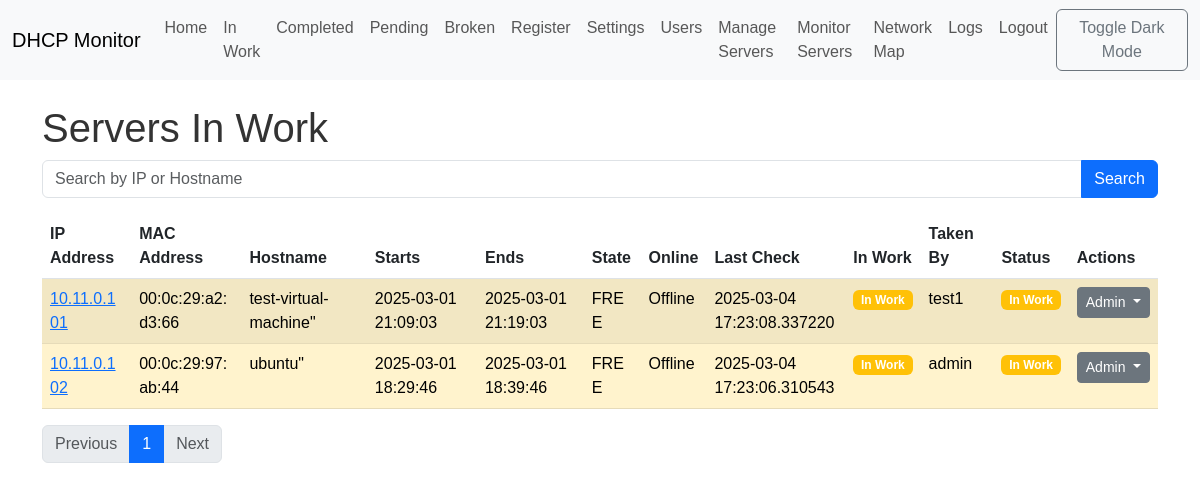
The app's page /in_work (signed in), older data.
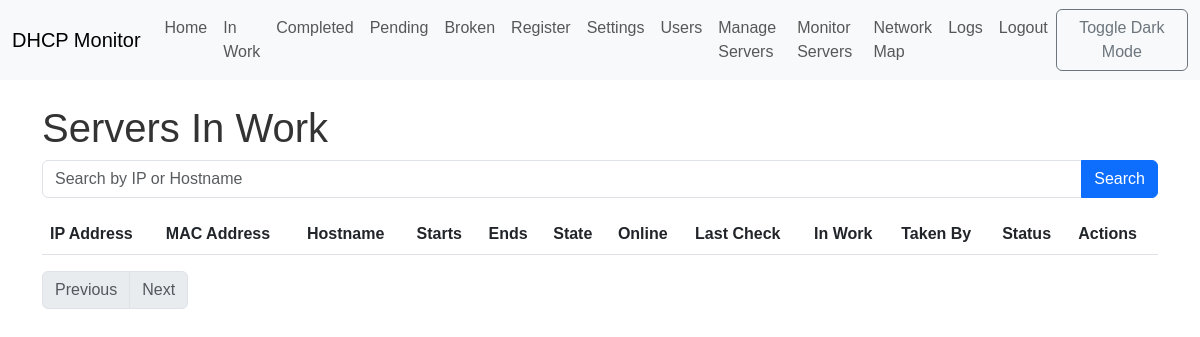
The same page, newer data.
### app/models.py (models this page shows, shortened)
class Lease(db.Model):
    __tablename__ = 'leases'
    id = db.Column(db.Integer, primary_key=True)
    ip = db.Column(db.String(15), unique=True, index=True, nullable=False)
    mac = db.Column(db.String(17), index=True, nullable=False)
    hostname = db.Column(db.String(255), index=True)
    starts = db.Column(db.DateTime)
    ends = db.Column(db.DateTime)
    binding_state = db.Column(db.String(64), index=True, nullable=False)
    uid = db.Column(db.String(255))
    is_online = db.Column(db.Boolean, default=False)
    last_check = db.Column(db.DateTime)
    in_work = db.Column(db.Boolean, default=False)
    taken_by_id = db.Column(db.Integer, db.ForeignKey('users.id'), index=True)
    status = db.Column(
        db.Enum(LeaseStatus),
        nullable=False,
        server_default=LeaseStatus.ACTIVE
    )
    server_id = db.Column(db.Integer, db.ForeignKey('servers.id'))
    status_history = db.relationship(
        'LeaseStatusHistory',
        backref='lease_obj',
        lazy='dynamic',
        order_by='desc(LeaseStatusHistory.timestamp)',
        overlaps="status_history,lease_obj"  # <-- ДОБАВИТЬ overlaps
    )
    def get_web_interface_url(self):
        return f"http://{self.ip}:8080/admin"

class User(UserMixin, db.Model):
    __tablename__ = 'users'
    id = db.Column(db.Integer, primary_key=True)
    username = db.Column(db.String(64), unique=True, index=True, nullable=False)
    password_hash = db.Column(db.String(128), nullable=False)
    role = db.Column(db.String(64), nullable=False, default='tester')  # 'admin', 'tester'
    first_name = db.Column(db.String(64))
    last_name = db.Column(db.String(64))
    last_seen = db.Column(db.DateTime, default=datetime.utcnow)
    leases = db.relationship('Lease', backref='taken_user', lazy='dynamic', foreign_keys='Lease.taken_by_id')
    groups = db.relationship('Group', secondary=user_groups, lazy='subquery',
                            backref=db.backref('users', lazy=True)) # Связь с группами
    journal_entries = db.relationship('Journal', back_populates='user', lazy='dynamic')

### app/views.py (the view)
@main.route('/in_work')
@login_required
def in_work():
    search_query = request.args.get('q', '')
    page = request.args.get('page', 1, type=int)
    if current_user.role == 'admin':
        leases = get_filtered_leases(status=LeaseStatus.IN_WORK, search_query=search_query, page=page)
    else:
        leases = get_filtered_leases(status=LeaseStatus.IN_WORK, search_query=search_query, user_id=current_user.id,
                                     page=page)
    return render_template('in_work.html', leases=leases, search_query=search_query)

### app/models.py (called while the page is built)
@login_manager.user_loader
def load_user(user_id):
    return User.query.get(int(user_id))

### app/views.py (called while the page is built)
def get_filtered_leases(status=None, search_query='', user_id=None, page=1, per_page=10):
    query = Lease.query
    if status:
        if isinstance(status, list):
            query = query.filter(Lease.status.in_(status))
        else:
            query = query.filter(Lease.status == status)
    if user_id:
        query = query.filter(Lease.taken_by_id == user_id)
    if search_query:
        query = query.filter(
            or_(Lease.ip.contains(search_query), Lease.hostname.contains(search_query))
        )
    return query.order_by(Lease.ip).paginate(page=page, per_page=per_page, error_out=False)

### app/templates/in_work.html
{% extends "base.html" %}
{% block content %}
    <h1>Servers In Work</h1>
    <form action="{{ url_for('main.in_work') }}" method="GET">
        <div class="input-group mb-3">
            <input type="text" class="form-control" placeholder="Search by IP or Hostname" name="q" value="{{ search_query }}">
            <button class="btn btn-primary" type="submit">Search</button>
        </div>
    </form>
    {% include 'leases_table.html' %}
    <nav>
        <ul class="pagination">
            {% if leases.has_prev %}
                <li class="page-item"><a class="page-link" href="{{ url_for('main.in_work', page=leases.prev_num, q=search_query) }}">Previous</a></li>
            {% else %}
                <li class="page-item disabled"><a class="page-link" href="#">Previous</a></li>
            {% endif %}
            {% for page_num in leases.iter_pages() %}
                {% if page_num %}
                    {% if page_num == leases.page %}
                        <li class="page-item active"><a class="page-link" href="#">{{ page_num }}</a></li>
                    {% else %}
                        <li class="page-item"><a class="page-link" href="{{ url_for('main.in_work', page=page_num, q=search_query) }}">{{ page_num }}</a></li>
                    {% endif %}
                {% else %}
                    <li class="page-item disabled"><a class="page-link" href="#">...</a></li>
                {% endif %}
            {% endfor %}
            {% if leases.has_next %}
                <li class="page-item"><a class="page-link" href="{{ url_for('main.in_work', page=leases.next_num, q=search_query) }}">Next</a></li>
            {% else %}
                <li class="page-item disabled"><a class="page-link" href="#">Next</a></li>
            {% endif %}
        </ul>
    </nav>
{% endblock %}

### app/templates/leases_table.html (shortened to what this page needs)
<table class="table table-striped" id="leases-table" data-status="{{ request.path.split('/')[-1] }}" data-url="{{ url_for('main.update_table') }}" data-search-query="{{ search_query }}">
  <thead>
      <tr>
          <th>IP Address</th>
          <th>MAC Address</th>
          <th>Hostname</th>
          <th>Starts</th>
          <th>Ends</th>
          <th>State</th>
          <th>Online</th>
          <th>Last Check</th>
          <th>In Work</th>
          <th>Taken By</th>
          <th>Status</th>
          <th>Actions</th>
      </tr>
  </thead>
  <tbody>
      {% for lease in leases.items %}
      <tr class="{% if lease.status.value == 'in_work' %}table-warning{% elif lease.status.value == 'completed' %}table-success{% elif lease.status.value == 'broken' %}table-danger{% elif lease.status.value == 'pending' %}table-info{% elif lease.status.value == 'active' %}table-primary{% endif %}">
          <td>
              {% if lease.get_web_interface_url() %}
              <a href="{{ lease.get_web_interface_url() }}" target="_blank">{{ lease.ip }}</a>
              {% else %}
              {{ lease.ip }}
              {% endif %}
          </td>
          <td>{{ lease.mac }}</td>
          <td>{{ lease.hostname|d('N/A') }}</td>
          <td>{{ lease.starts|d('N/A') }}</td>
          <td>{{ lease.ends|d('N/A') }}</td>
          <td>{{ lease.binding_state }}</td>
          <td>{{ "Online" if lease.is_online else "Offline" }}</td>
          <td>{{ lease.last_check|d('N/A') }}</td>
          <td>
              {% if lease.in_work %}
              <span class="badge bg-warning">In Work</span>
              {% else %}
              <span class="badge bg-secondary">Not In Work</span>
              {% endif %}
          </td>
          <td>{{ lease.taken_user.username if lease.taken_user else '' }}</td>
         <td>
              {% if lease.status.value == 'completed' %}
              <span class="badge bg-success">Completed</span>
              {% elif lease.status.value == 'in_work' %}
              <span class="badge bg-warning">In Work</span>
              {% elif lease.status.value == 'broken' %}
              <span class="badge bg-danger">Broken</span>
              {% elif lease.status.value == 'pending' %}
              <span class="badge bg-info">Pending</span>
              {% elif lease.status.value == 'active' %}
              <span class="badge bg-primary">Active</span>
              {% else %}
              {{ lease.status.value }}
              {% endif %}
          </td>
          <td>
              {% if current_user.role == 'admin' %}
                  <div class="dropdown">
                      <button class="btn btn-sm btn-secondary dropdown-toggle" type="button" data-bs-toggle="dropdown">
                          Admin
                      </button>
                  </div>
              {% endif %}
          </td>
      </tr>
      {% endfor %}
  </tbody>
</table>

Row changes from the older to the newer data that the page shows:
no longer on this page (row edited): Lease: ip "10.11.0.101", mac "00:0c:29:a2:d3:66", hostname|d "test-virtual-machine\"", starts|d "2025-03-01 21:09:03", ends|d "2025-03-01 21:19:03", binding_state "FREE", is_online "Offline", last_check|d "2025-03-04 17:23:08.337220", in_work "In Work", taken_user "test1", status "In Work"
no longer on this page (row edited): Lease: ip "10.11.0.102", mac "00:0c:29:97:ab:44", hostname|d "ubuntu\"", starts|d "2025-03-01 18:29:46", ends|d "2025-03-01 18:39:46", binding_state "FREE", is_online "Offline", last_check|d "2025-03-04 17:23:06.310543", in_work "In Work", taken_user "admin", status "In Work"
Text that changed along with them:
list line gone: "1"
